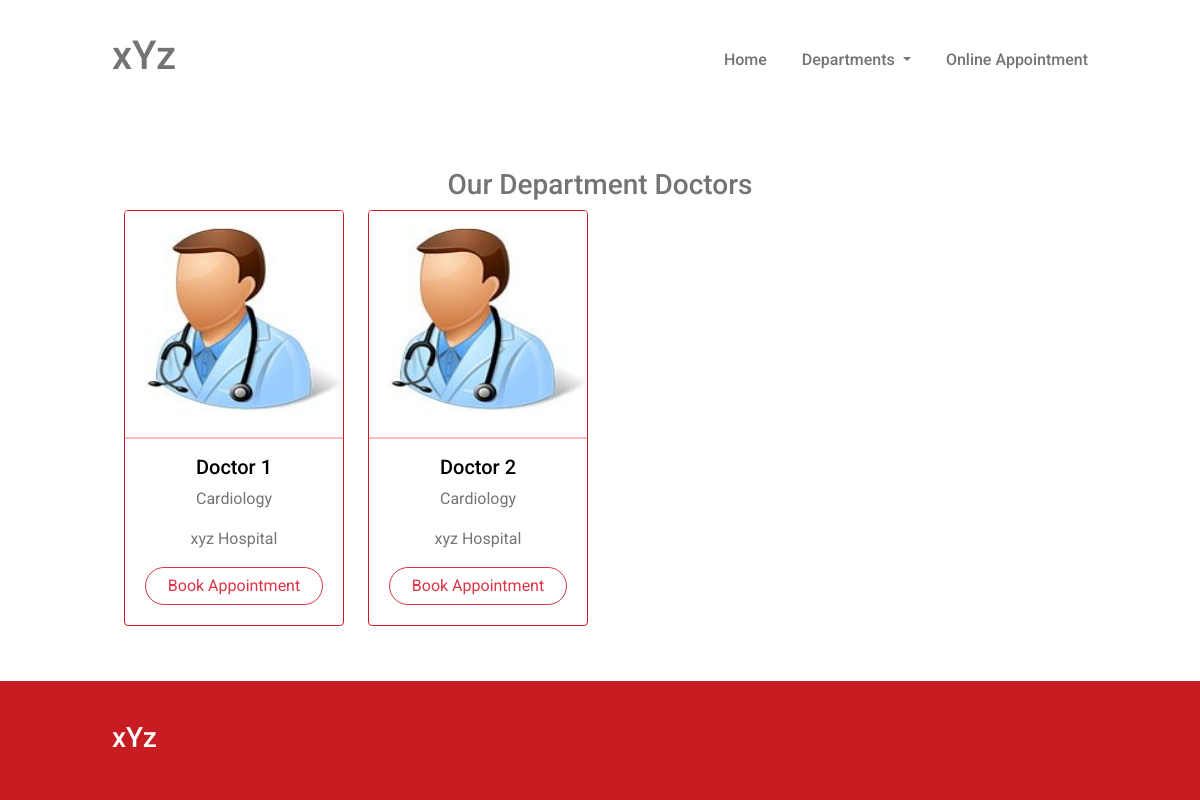
The page /departments/cardiology on the database its author committed.
### happ/models.py (models this page shows, shortened)
class doctor(models.Model):
    name = models.CharField(max_length=50)
    slug = models.SlugField(max_length=50)
    dep = models.ForeignKey(department,on_delete=models.CASCADE)
    featured = models.BooleanField(default=False)
    img = models.ImageField(upload_to='doctors')

class department(models.Model):
    name = models.CharField(max_length=50)
    slug = models.SlugField(max_length=50)

### happ/views.py (the view)
# urls.py: path('departments/<slug:dep_slug>',views.departments,name="departments"),
def departments(request,dep_slug=None):
    dpt = department.objects.all()
    doct = None
    if dep_slug!= None:
        dep_page = get_object_or_404(department,slug=dep_slug)
        doct = doctor.objects.filter(dep=dep_page)
        if len(doct)<1:
            messages.info(request,"No Doctors available")
    return render(request,'department.html',{'depart':dpt,'doctor':doct})

### templates/department.html (shortened to what this page needs)
{% extends 'base.html' %}
{% block content %}
<div class="row doctors">
            <h3>Our Department Doctors</h3>
            {% for i in doctor %}
            <div class="col-sm-3">
                <div class="card">
                    <img src="{{i.img.url}}" alt="" class="card-img-top" width="80px" height="210px">
                    <hr style="border: 1px solid red;">
                    <div class="card-body">
                        <h5>{{i.name}}</h5>
                        <p>{{i.dep.name}}</p>
                        <p>xyz Hospital</p>
                        <a href="#" class="btn btn-outline-danger">Book Appointment</a>
                    </div>
                </div>
            </div>
            {% endfor %}
</div>
{% endblock %}

### static/style.css (style rules this page uses)
* { box-sizing: border-box; font-family: 'Roboto', sans-serif; margin: 0; padding: 0; }
body { color: #737476; }
h2,h5 { color: black; }
.doctors { padding: 2.5rem 7rem; text-align: center; }
.card { border: 1px solid #c71d22; margin-bottom: 15px; }
.card-body { text-align: center; padding: 0 20px 20px 20px; }
.card-body a { width: 100%; border-radius: 20px; }

### rows shown on the page
doctor: img (picture), name "Doctor 1", dep.name "Cardiology"
doctor: img (picture), name "Doctor 2", dep.name "Cardiology"
